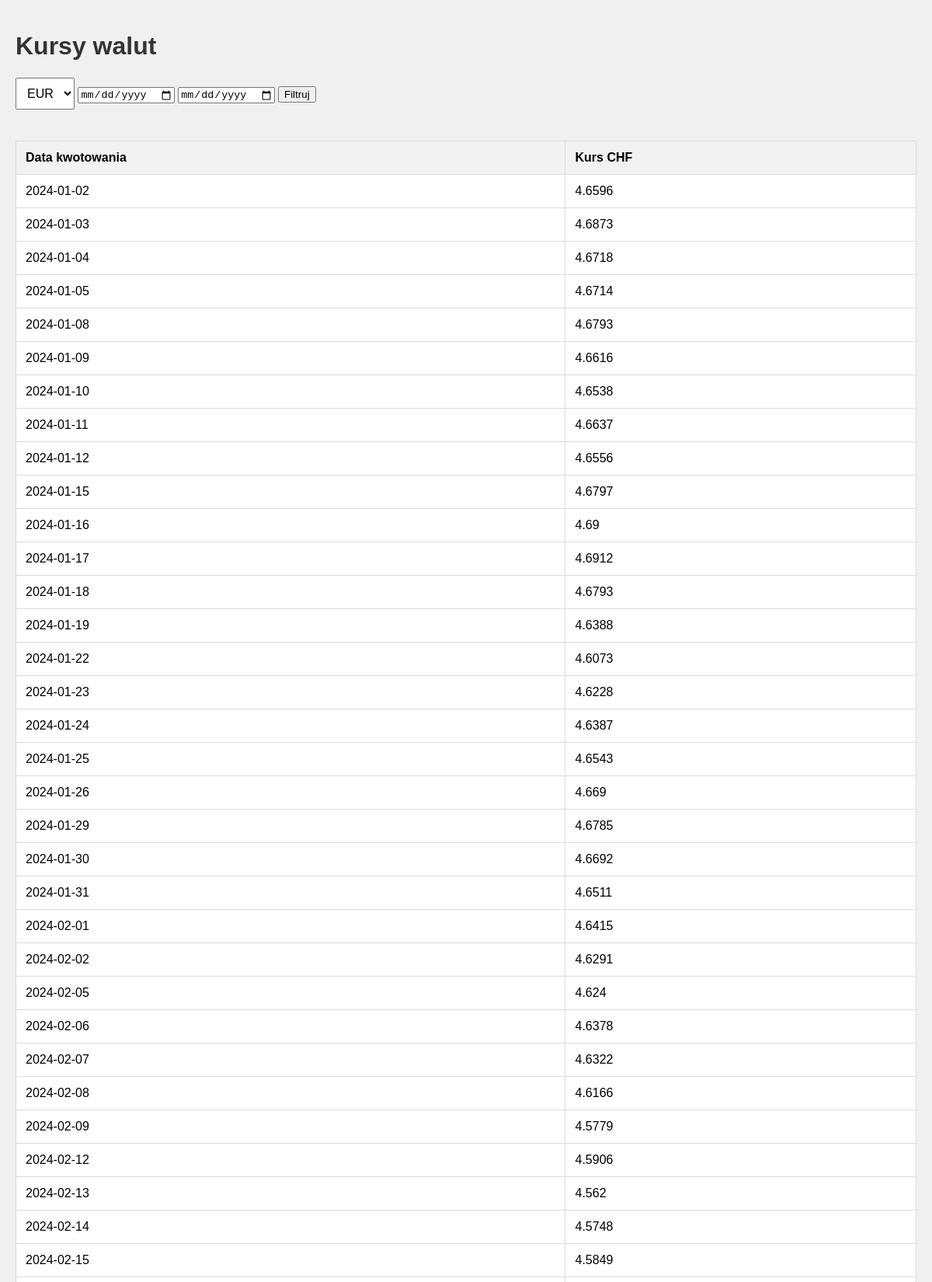
Page /kurs/CHF (upper part) on the committed database.
### tables this page shows
CREATE TABLE waluty (
    data VARCHAR(12),
    waluta VARCHAR(4),
    kurs FLOAT
);

### viewer.py (the view, shortened to what this page needs)
@app.route("/kurs/<waluta>")
def kurs(waluta):
    sql_query = f"""
    select
        data,
        kurs
    from waluty
    where
        waluta='{waluta.upper()}'
    order by data;"""
    db_conn = connect_db(config)
    res = db_conn.execute(text("select distinct waluta from waluty;"))
    waluty = [r[0] for r in res]
    res = db_conn.execute(text(sql_query))
    wyniki = [{"data": r[0], "kurs": r[1]} for r in res]
    db_conn.close()
    return render_template("kurs.html", waluta=waluta, waluty=waluty, kwotowania=wyniki)

### utils/db.py (called while the page is built)
def generate_connection_string_sqlite(db_config):
    return f"sqlite:///{db_config['db_file']}"

def get_connect_to_db(conn_string):
    db_engine = sa.create_engine(conn_string)
    db_conn = db_engine.connect()
    return db_conn

def connect_db(config):
    if config["db_type"] == "postgresql":
        conn_string = generate_connection_string_postgresql(config)
    elif config["db_type"] == "sqlite":
        conn_string = generate_connection_string_sqlite(config)
    else:
        print("Nie umiem zbudować connection stringa")
        return None
    db_conn = get_connect_to_db(conn_string)
    return db_conn

### templates/kurs.html (shortened to what this page needs)
<!DOCTYPE html>
<html lang="pl">
<head>
</head>
<body>
    <h1>Kursy walut</h1>
    <form id="filterForm">
        <select id="waluta" name="waluta">
            {% for w in waluty %}
            <option value="{{ w }}">{{ w }}</option>
            {% endfor %}
        </select>
        <input type="date" id="dataOd" name="dataOd">
        <input type="date" id="dataDo" name="dataDo">
        <button type="button" onclick="zmienWalute()">Filtruj</button>
    </form>
    <table>
        <thead>
            <tr>
                <th>Data kwotowania</th>
                <th>Kurs {{ waluta }}</th>
            </tr>
        </thead>
        <tbody>
            {% for kwotowanie in kwotowania %}
            <tr>
                <td>{{ kwotowanie.data }}</td>
                <td>{{ kwotowanie.kurs }}</td>
            </tr>
            {% endfor %}
        </tbody>
    </table>
</body>
</html>

### templates/kurs.html (style rules this page uses)
body { font-family: Arial, sans-serif; margin: 0; padding: 20px; background-color: #f0f0f0; }
h1 { color: #333; }
table { width: 100%; border-collapse: collapse; margin-top: 20px; background-color: white; }
th, td { border: 1px solid #ddd; padding: 12px; text-align: left; }
th { background-color: #f2f2f2; }
select { padding: 10px; font-size: 16px; margin-bottom: 20px; }

### rows in the picture
waluty: data "2024-01-02", kurs "4.6596"
waluty: data "2024-01-03", kurs "4.6873"
waluty: data "2024-01-04", kurs "4.6718"
waluty: data "2024-01-05", kurs "4.6714"
waluty: data "2024-01-08", kurs "4.6793"
waluty: data "2024-01-09", kurs "4.6616"
waluty: data "2024-01-10", kurs "4.6538"
waluty: data "2024-01-11", kurs "4.6637"
waluty: data "2024-01-12", kurs "4.6556"
waluty: data "2024-01-15", kurs "4.6797"
waluty: data "2024-01-16", kurs "4.69"
waluty: data "2024-01-17", kurs "4.6912"
waluty: data "2024-01-18", kurs "4.6793"
waluty: data "2024-01-19", kurs "4.6388"
waluty: data "2024-01-22", kurs "4.6073"
waluty: data "2024-01-23", kurs "4.6228"
waluty: data "2024-01-24", kurs "4.6387"
waluty: data "2024-01-25", kurs "4.6543"
waluty: data "2024-01-26", kurs "4.669"
waluty: data "2024-01-29", kurs "4.6785"
waluty: data "2024-01-30", kurs "4.6692"
waluty: data "2024-01-31", kurs "4.6511"
waluty: data "2024-02-01", kurs "4.6415"
waluty: data "2024-02-02", kurs "4.6291"
waluty: data "2024-02-05", kurs "4.624"
waluty: data "2024-02-06", kurs "4.6378"
waluty: data "2024-02-07", kurs "4.6322"
waluty: data "2024-02-08", kurs "4.6166"
waluty: data "2024-02-09", kurs "4.5779"
waluty: data "2024-02-12", kurs "4.5906"
waluty: data "2024-02-13", kurs "4.562"
waluty: data "2024-02-14", kurs "4.5748"
waluty: data "2024-02-15", kurs "4.5849"

### other values in the picture
{{ waluta }} "CHF"
form field waluta "EUR"
